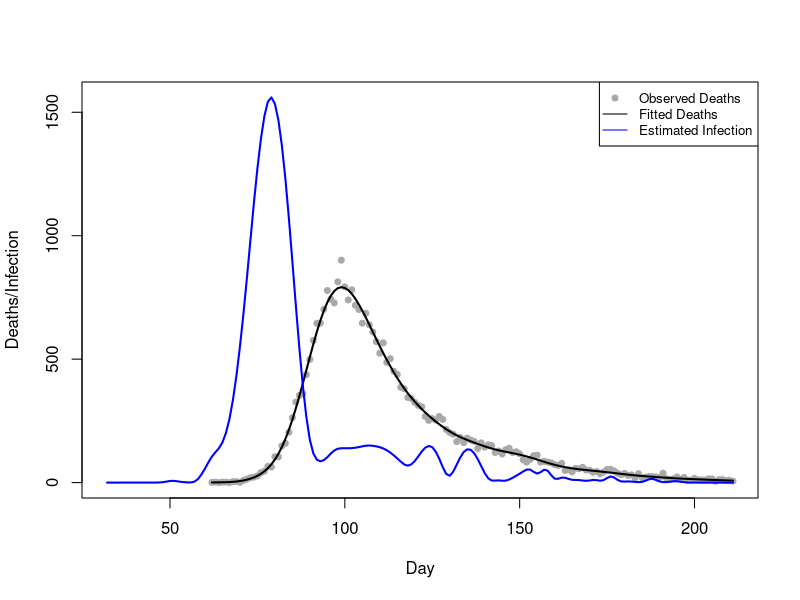

The R source for this figure:
# Team Members: 
# 1. Shivasharini Govindasamy (Sharuuu27) - S2766392
# 2. Yu-Hsuan Hung (YuHsuan07) - S2793274
# 3. Yasuhiro Hara (hiroh-git) - S2826059

# Team Contributions:
# Shivasharini -  
# Yu-Hsuan -  
# Yasuhiro- 

# Github repo link:
#

## OVERVIEW: 


## CODE STRUCTURE:
# 1. 
# 2. 
# 3. 
# 4. 
# 5. 
# 6. 

library(splines)
#setwd("file")
data <- read.table("engcov.txt",header = TRUE)
data$date <- as.Date(data$date, format = "%d/%m/%y")

#Question1
matrixes <- function(data, k = 80){
# define a function to compute X_tilde, X and S 
  n <- nrow(data) # number of observation days, n
  t1 <- data$julian[1] - 30  # earliest infection day, setting as t1-30
  tn <- data$julian[n]       # latest infection day
  t_coverage <- t1:tn        # the scope of infection days
  # k-2 knots cover the scope of infection days
  unit <- (tn-t1)/(k-2-1) 
  knot <- seq(t1-unit*3, tn+unit*3,length.out=(k+4))
  # adding 6 points beyond the original k+2 knots, ensuring a total of k+4 knots
  x_tilde <- splineDesign(knots=knot,x=t_coverage,ord=4,outer.ok=TRUE)
  # design matrix, X_tilde, for the B-splines defined by knots at the values 
  # in the scope of infection days
  s <- crossprod(diff(diag(k), diff=2)) 
  # smoothing penalty matrix S
  x <- matrix(0, nrow = n, ncol = k)
  # initialise the death model matrix X
  d <- 1:k # the range of days from infection to death.
  edur <- 3.151 # mean parameter for the log-normal distribution.
  sdur <- 0.469 # standard deviation parameter for the log-normal distribution
  pd <- dlnorm(d, edur, sdur) # probability density
  pd <- pd / sum(pd) # normalize probabilities pd
  for (i in 1:n) {
    j_max <- min(29 + i, 80) 
    # determine the maximum interval j_max for the convolution limit.
    for (j in 1:j_max) {
      y <- 30+i-j 
      x[i,] <- x[i,]+x_tilde[y,]*pd[j]
      # X_{i,k}=\sum_{j=1}^{min(29+i,80)}\tilde{X}_{(30+i-j),k}\times \pi_{j}
    }
  }
  list(X_tilde = x_tilde, X = x, S = s) # return the three computed matrices
}

m <- matrixes(data)
x_tilde <- m$X_tilde
x <- m$X
s <- m$S
y <- data$deaths
# extract x_tilde, x, and s 

#Question2

pnll <- function(gamma,x,y,s,lambda){
# define the penalised negative log likelihood (pnll) function
  beta <- exp(gamma) # beta = exp(gamma), ensuring positive f
  mu <- x %*% beta   # mu = X %*% beta
  ll <- y*log(mu)-mu-lgamma(y+1) # log-likelihood
  p <- lambda*(t(beta)%*%s%*%beta)/2 # penalty
  -sum(ll) + p # return pnll= -sum(ll) + p
}

gpnll <- function(gamma,x,y,s,lambda){
# Define the gradient of pnll
  beta <- exp(gamma) # beta = exp(gamma), ensuring positive f
  mu <- as.vector(x %*% beta) # mu = X %*% beta
  z <- y/mu-1 # z = y/mu - 1
  dll <- as.vector(t(x) %*% z) * beta # d(sum l_i)/d(gamma)
  dp <- lambda * beta * as.vector(s %*% beta)# d(p)/d(gamma)
  -dll+dp # return total gradient:-[d(sum l_i)/d(gamma)]+[d(p)/d(gamma)]
}

#check 
k <- 80
fd <- gamma0 <- rep(log(1e-3),k) # set gamma0 for testing
lambda0 <- 5e-5 # set test lambda value.
pnll0 <- pnll(gamma0,lambda0,x=x,y=y,s=s) # pnll at gamma0 and lambda0
eps <- 1e-7 # finite difference interval 
for (i in seq_along(gamma0)) { # loop over gamma0
  gamma1 <- gamma0
  gamma1[i] <- gamma1[i] + eps  # increase gamma1[i] by eps         
  pnll1 <- pnll(gamma1, lambda0, x = x, y = y, s = s) # compute resulting pnll
  fd[i] <- (pnll1 - pnll0) / eps   # approximate -dl/dgamma[i]      
}
head(fd);head(gpnll(gamma0,lambda0,x=x,y=y,s=s)) 
# the result indicating that gpnll is coded correctly

#Question3
fit <- optim(par=gamma0,fn=pnll,gr=gpnll,
             lambda=5e-5,x=x,y=y,s=s,
             method="BFGS",hessian=TRUE)
# Use optim function with BFGS method to optimise
gamma_h <- fit$par       # Get the fitted optimal parameters gamma_h
beta_h <- exp(gamma_h)   # Calculate the fitted B-spline coefficients beta_h
mu_h <- x %*% beta_h     # Calculate the fitted expected deaths mu_h
f_h<- x_tilde %*% beta_h # Calculate the fitted new infection curve f_h


n <- nrow(data)
t1 <- data$julian[1] - 30
tn <- data$julian[n]
t_coverage <- t1:tn

plot(data$julian, y, type="p", pch=19, col="darkgray", cex=.8,
     xlab="Day", ylab="Deaths/Infection", 
     xlim=c(t1,tn), ylim=range(c(f_h, data$deaths)))
lines(data$julian, mu_h, col="black", lwd=2)

lines(t_coverage, f_h, type="l", col="blue", lwd=2)
legend("topright", 
       legend=c("Observed Deaths", "Fitted Deaths", "Estimated Infection"), 
       col=c("darkgray", "black", "blue"), 
       pch=c(19, NA, NA), lty=c(NA, 1, 1), cex=0.8)


#Question4
